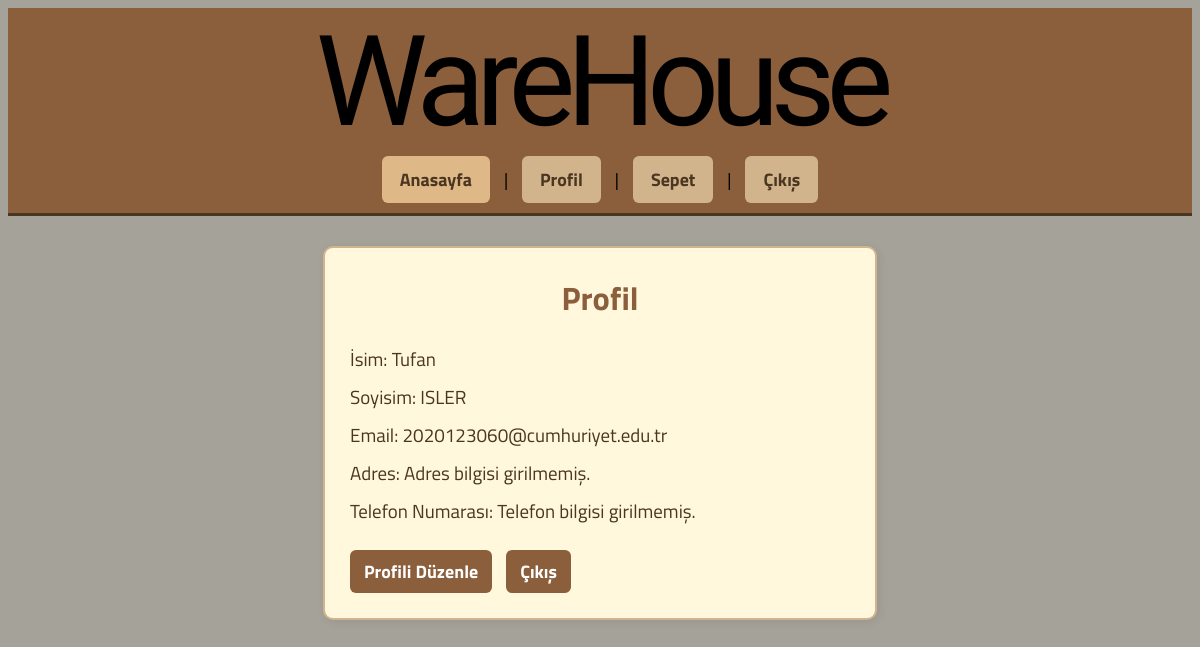
/profile/ (signed in), run on an earlier commit of the app's database.
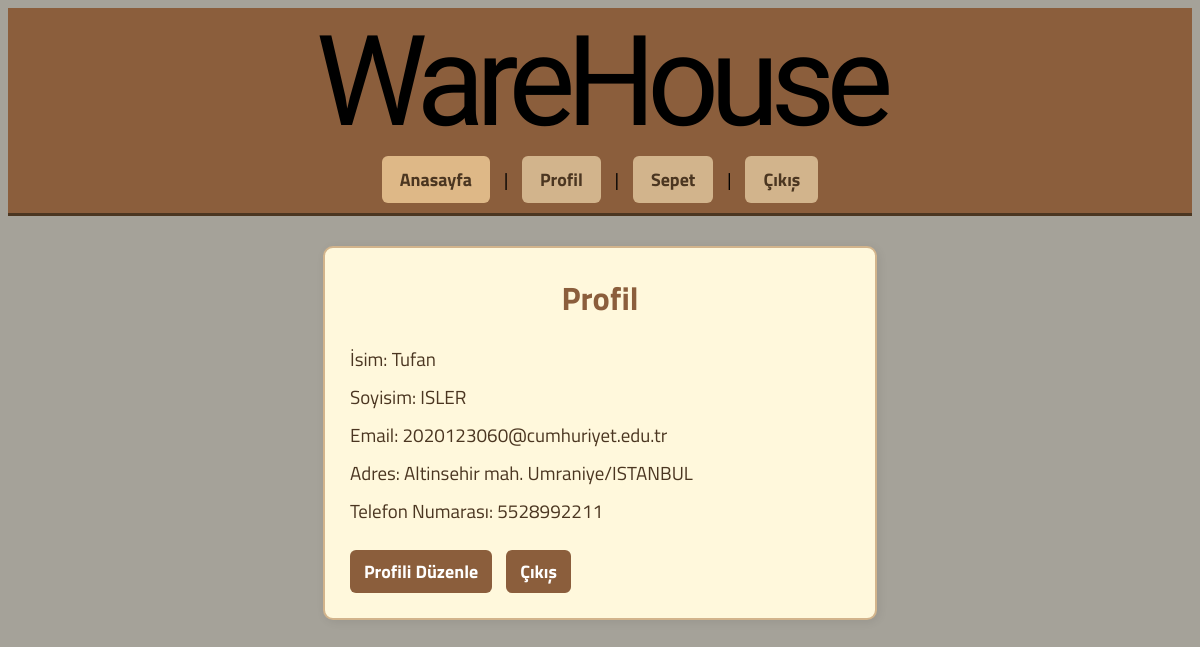
And on a later commit of the database.
### base/models.py (models this page shows, shortened)
class Profile(models.Model):
    user = models.OneToOneField(CustomUser, on_delete=models.CASCADE)
    address = models.TextField(blank=True, null=True)
    phone_number = models.CharField(max_length=15, blank=True, null=True)

class CustomUser(AbstractUser):
    email = models.EmailField(unique=True)
    name = models.CharField(max_length=200, null=True)
    surname =  models.CharField(max_length=200, null=True)
    USERNAME_FIELD = 'email'
    REQUIRED_FIELDS = ['username']
    username = models.CharField(max_length=150, unique=True, blank=True, null=True)
    objects = UserManager()

### base/views.py (the view)
# urls.py: path('profile/', views.profile, name='profile'),
def profile(request):
    if not request.user.is_authenticated:
        return redirect('login')
    profile = request.user.profile
    return render(request, 'base/profile.html', {'profile': profile})

### base/templatetags/user_tags.py (called while the page is built)
@register.simple_tag
def is_superuser(user):
    return user.is_authenticated and user.is_superuser

### base/templates/base/profile.html
{% extends 'base/main.html' %}
{% block content %}
<div class="profile-card">
    <h1>Profil</h1>
    <p>İsim: {{ profile.user.name }}</p>
    <p>Soyisim: {{ profile.user.surname }}</p>
    <p>Email: {{ request.user.email }}</p>
    <p>Adres: {{ profile.address|default:"Adres bilgisi girilmemiş." }}</p>
    <p>Telefon Numarası: {{ profile.phone_number|default:"Telefon bilgisi girilmemiş." }}</p>
    <a href="{% url 'edit_profile' %}">Profili Düzenle</a>
    <a href="{% url 'logout' %}">Çıkış</a>
</div>
{% endblock %}

What changed in the data, as far as the page shows it:
changed Profile "Tufan": address "Adres bilgisi girilmemiş." → "Altinsehir mah. Umraniye/ISTANBUL"; phone_number "Telefon bilgisi girilmemiş." → "5528992211"
